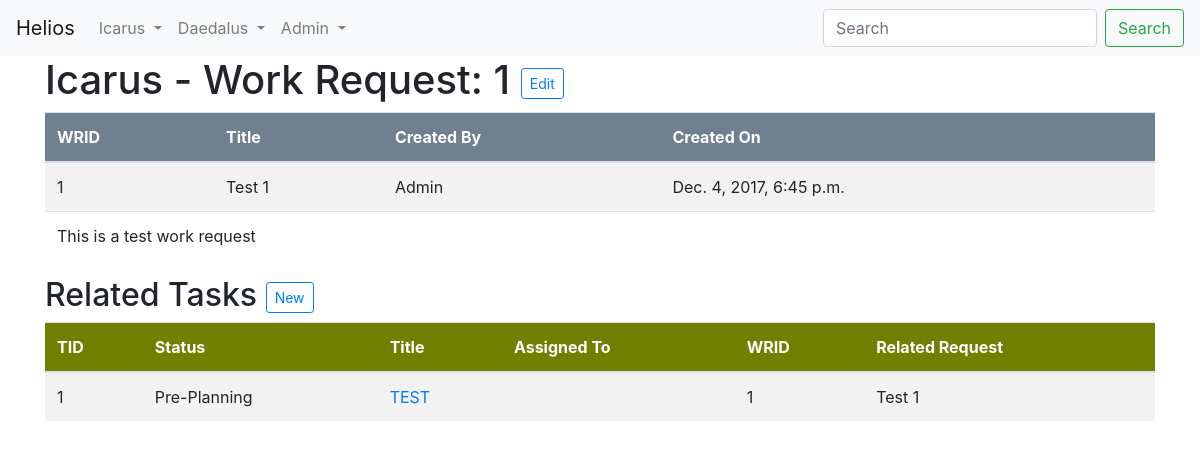
The page /wr/1/ on the database as committed earlier.
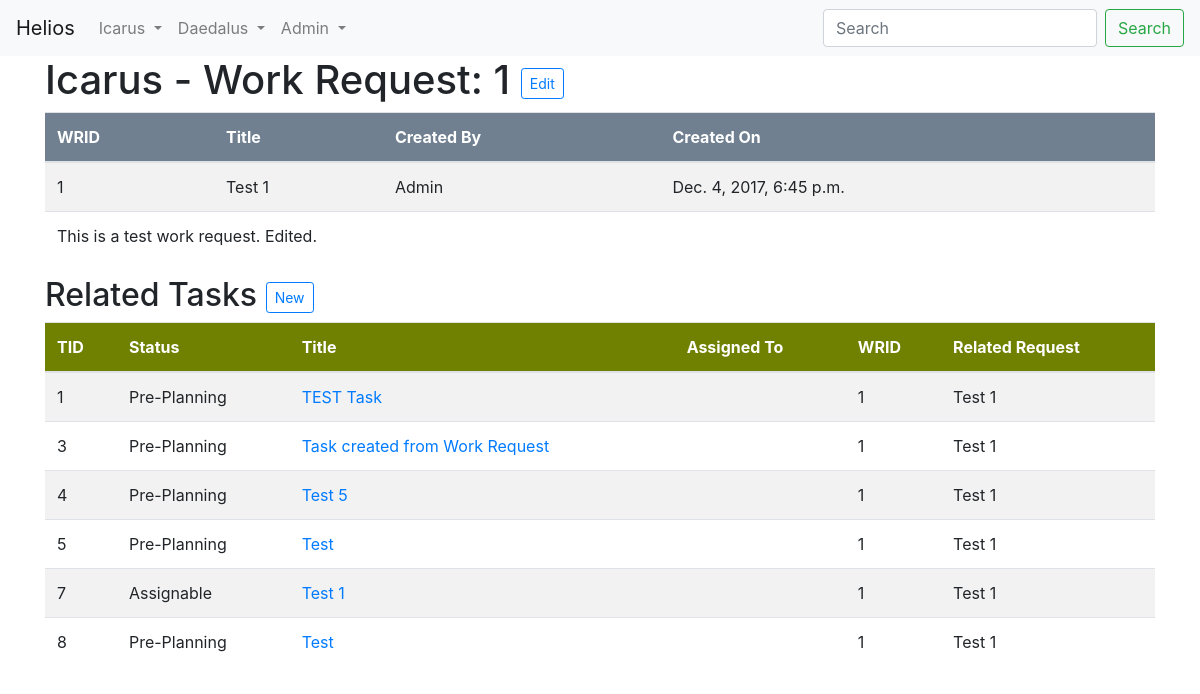
The same page on the database as committed later.
### Icarus/models.py (models this page shows, shortened)
class WorkRequests(models.Model):
    REQ_STATES = (
        ("DR", "Draft"),
        ("BA", "Backlog"),
        ("RE", "Requested"),
        ("AP", "Approved"),
        ("DE", "Denied"),
        ("IP", "In Progress"),
        ("CX", "Closed - Canceled"),
        ("CC", "Closed - Complete"),
    )
    summary = models.CharField(max_length=255, blank=False)
    description = models.TextField()
    create_by = models.CharField(max_length=50, blank=False)
    create_date = models.DateTimeField(auto_now_add=True)
    modified_by = models.CharField(max_length=50, blank=True)
    modified_date = models.DateTimeField(auto_now=True)
    status = models.CharField(max_length=2, choices=REQ_STATES, default="DR")
    fk_flow = models.ForeignKey('Flows', on_delete=models.CASCADE,blank=True, null=True)

class Tasks(models.Model):
    STATUSES = (
        ("P", "Pre-Planning"),
        ("A", "Assignable"),
        ("I", "In Progress"),
        ("H", "Hold"),
        ("C", "Completed"),
        ("X", "Canceled"),
    )
    fk_work_req = models.ForeignKey('WorkRequests', on_delete=models.CASCADE, blank=True, null=True)
    fk_flow = models.ForeignKey('Flows', on_delete=models.CASCADE, blank=True, null=True)
    fk_task_template = models.ForeignKey('TaskTemplates', on_delete=models.CASCADE, blank=True, null=True)
    status = models.CharField(max_length=1, choices=STATUSES, default="P")
    name = models.CharField(max_length=36, blank=False)
    role = models.ForeignKey('Roles',on_delete=models.CASCADE, blank=True, null=True)
    assigned_to = models.CharField(max_length=50)
    created_date = models.DateTimeField(auto_now_add=True)
    created_by = models.CharField(max_length=50, blank=False)
    modified_by = models.CharField(max_length=50, blank=True)
    modified_date = models.DateTimeField(auto_now=True)

### Icarus/views.py (the view)
# urls.py: url(r'^wr/(?P<pk>\d+)/$', views.WR_detail, name='WR_detail'),
def WR_detail(request, pk):
    wrequest = models.WorkRequests.objects.get(pk=pk)
    tasks = models.Tasks.objects.filter(fk_work_req=wrequest.pk)
    return render(request, 'Icarus/WR/WR_detail.html', {'wrequest':wrequest, 'tasks':tasks})

### Icarus/templates/Icarus/WR/WR_detail.html
{% extends 'Icarus/base.html' %}
{% block content %}
        <h1>Icarus - Work Request: {{ wrequest.pk }}
        <a href="{% url 'WR_edit' pk=wrequest.pk %}">
          <button type="button" class="btn btn-outline-primary btn-sm">Edit</button>
        </a></h1>
        <table class="table table-striped WR">
          <thead class="black">
            <tr>
              <th>WRID</th>
              <th>Title</th>
              <th>Created By</th>
              <th>Created On</th>
          </thead>
          <tbody>
            <tr>
              <td>{{ wrequest.pk }}</td>
              <td>{{ wrequest.summary }}</td>
              <td>{{ wrequest.create_by }}</td>
              <td>{{ wrequest.create_date }}</td>
            </tr>
            <tr>
              <td colspan="4">{{ wrequest.description }}</td>
            </tr>
          </tbody>
        </table>
        <h2>Related Tasks
          <a href="{% url 'Task_new' wrequest.pk %}">
            <button type="button" class="btn btn-outline-primary btn-sm">New</button>
          </a>
        </h2>
        <table class="table table-striped Tasks">
          <thead class="black">
            <tr>
              <th>TID</th>
              <th>Status</th>
              <th>Title</th>
              <th>Assigned To</th>
              <th>WRID</th>
              <th>Related Request</th>
          </thead>
          <tbody>
            {% for task in tasks %}
            <tr>
              <td>{{ task.pk }}</td>
              <td>{{ task.get_status_display }}</td>
              <td><a href="{% url 'Task_detail' pk=task.pk %}">{{ task.name }}</a></td>
              <td>{{ task.assigned_to }}</td>
              <td>{{ task.fk_work_req.pk }}</td>
              <td>{{ task.fk_work_req.summary }}</td>
            </tr>
            {% endfor %}
          </tbody>
        </table>
{% endblock %}

Rows that differ between the two databases and show on the page:
changed WorkRequests "Test 1": description "This is a test work request" → "This is a test work request. Edited."
changed Tasks id 1: name "TEST" → "TEST Task"
added Tasks: pk "3", status "Pre-Planning", name "Task created from Work Request", fk_work_req.pk "1", fk_work_req.summary "Test 1"
added Tasks: pk "4", status "Pre-Planning", name "Test 5", fk_work_req.pk "1", fk_work_req.summary "Test 1"
added Tasks: pk "5", status "Pre-Planning", name "Test", fk_work_req.pk "1", fk_work_req.summary "Test 1"
added Tasks: pk "7", status "Assignable", name "Test 1", fk_work_req.pk "1", fk_work_req.summary "Test 1"
added Tasks: pk "8", status "Pre-Planning", name "Test", fk_work_req.pk "1", fk_work_req.summary "Test 1"
